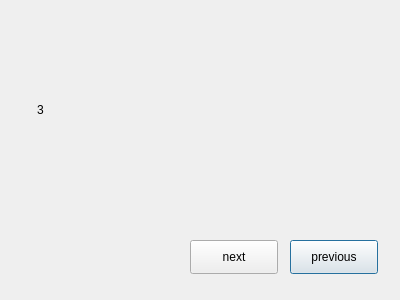
<?xml version="1.0" encoding="UTF-8"?>
<ui version="4.0">
 <class>Dialog</class>
 <widget class="QDialog" name="Dialog">
  <property name="geometry">
   <rect>
    <x>0</x>
    <y>0</y>
    <width>400</width>
    <height>300</height>
   </rect>
  </property>
  <property name="windowTitle">
   <string>Dialog</string>
  </property>
  <widget class="QLabel" name="label">
   <property name="geometry">
    <rect>
     <x>37</x>
     <y>100</y>
     <width>301</width>
     <height>20</height>
    </rect>
   </property>
   <property name="text">
    <string>3</string>
   </property>
  </widget>
  <widget class="QPushButton" name="pushButton2">
   <property name="geometry">
    <rect>
     <x>290</x>
     <y>240</y>
     <width>88</width>
     <height>34</height>
    </rect>
   </property>
   <property name="text">
    <string>previous</string>
   </property>
  </widget>
  <widget class="QStackedWidget" name="stackedWidget1">
   <property name="geometry">
    <rect>
     <x>20</x>
     <y>20</y>
     <width>120</width>
     <height>80</height>
    </rect>
   </property>
   <property name="currentIndex">
    <number>0</number>
   </property>
   <widget class="QWidget" name="page"/>
   <widget class="QWidget" name="page_2"/>
  </widget>
  <widget class="QPushButton" name="pushButton1">
   <property name="geometry">
    <rect>
     <x>190</x>
     <y>240</y>
     <width>88</width>
     <height>34</height>
    </rect>
   </property>
   <property name="text">
    <string>next</string>
   </property>
  </widget>
 </widget>
 <resources/>
 <connections/>
</ui>
